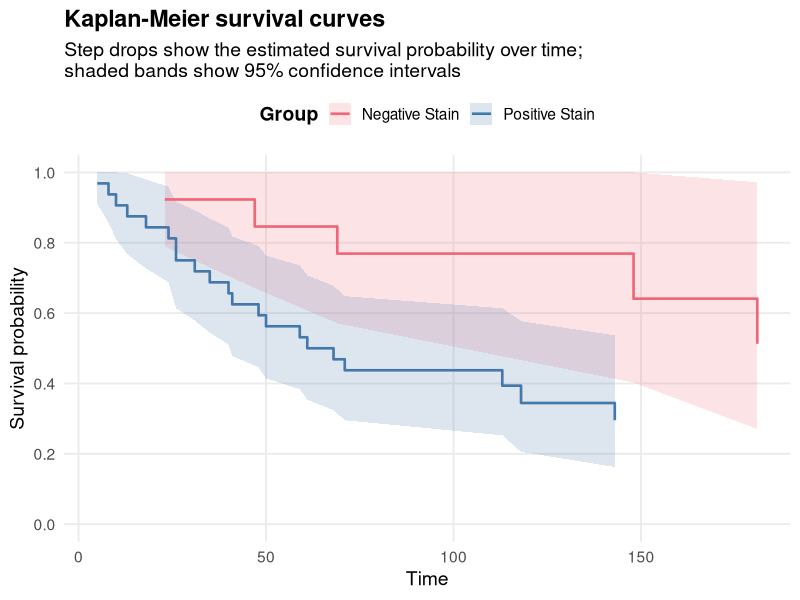
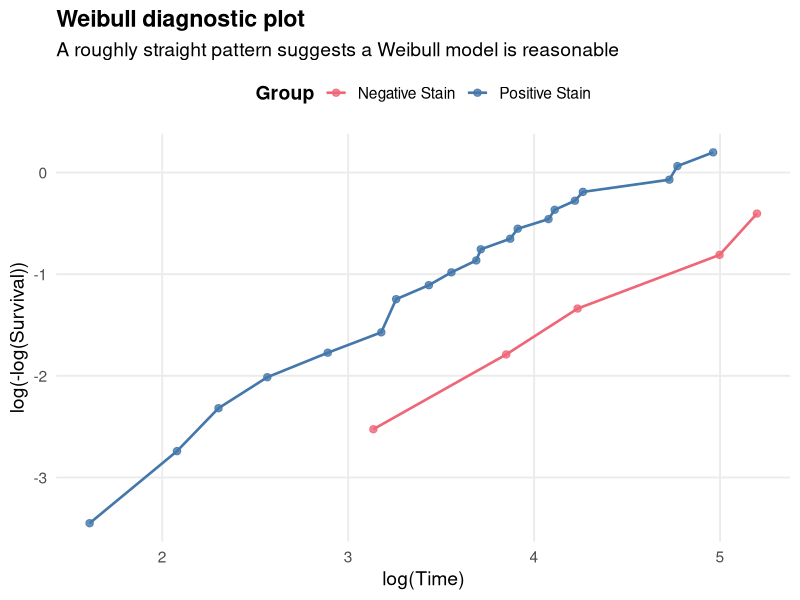
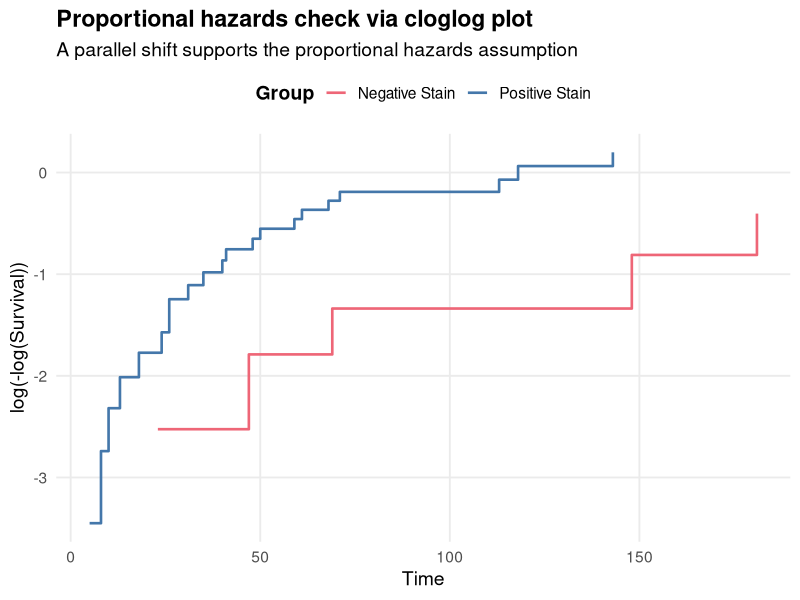

Reproduce these figures in R, in order.
## ---- chunk 1
#| label: 11-survival-chunk-1 
library(conflicted)
library(dplyr)
library(ggplot2)
library(readr)
library(scales)
library(survival)

bcancer <- read_csv("data/survival.csv")

print(bcancer, n = Inf)

## ---- chunk 2
#| label: 11-survival-chunk-2
cancer_km <- survfit(Surv(time, status) ~ group, data = bcancer)

cancer_km

summary(cancer_km)
## ---- chunk 3
km_summary_tbl <- summary(cancer_km, data.frame = TRUE) |> as_tibble()
str(km_summary_tbl)
## ---- chunk 4
#| label: 11-survival-chunk-3

km_plot_data <- km_summary_tbl |>
    mutate(
        group = factor(
            strata,
            levels = c("group=N", "group=P"),
            labels = c("Negative Stain", "Positive Stain")
        )
    ) |>
    select(group, time, surv, lower, upper) |>
    arrange(group, time)

km_plot_data
## ---- chunk 5
#| label: 11-survival-chunk-3b

stain_colours <- c(
    "Negative Stain" = "#EE6677",
    "Positive Stain" = "#4477AA"
)

survival_theme <- theme_minimal(base_size = 14) +
    theme(
        legend.position = "top",
        legend.title = element_text(face = "bold"),
        plot.title = element_text(face = "bold"),
        panel.grid.minor = element_blank()
    )
## ---- chunk 6
#| label: 11-survival-chunk-4
ggplot(km_plot_data, aes(x = time, y = surv, colour = group)) +
    geom_ribbon(aes(ymin = lower, ymax = upper, fill = group), alpha = 0.18, colour = NA) +
    geom_step(linewidth = 0.9) +
    scale_colour_manual(values = stain_colours, name = "Group") +
    scale_fill_manual(values = stain_colours, name = "Group") +
    scale_y_continuous(
        limits = c(0, 1),
        breaks = seq(0, 1, 0.2)
    ) +
    labs(
        title = "Kaplan-Meier survival curves",
        subtitle = "Step drops show the estimated survival probability over time;\nshaded bands show 95% confidence intervals",
        x = "Time",
        y = "Survival probability",
        colour = NULL
    ) +
    survival_theme
## ---- chunk 7
#| label: 11-survival-chunk-5
weibull_plot_data <- km_plot_data |>
    dplyr::filter(time > 0, surv > 0) |>
    mutate(
        log_time = log(time),
        log_log_surv = log(-log(surv))
    )

ggplot(weibull_plot_data, aes(x = log_time, y = log_log_surv, colour = group)) +
    geom_point(size = 2.2, alpha = 0.8) +
    geom_line(linewidth = 0.9) +
    scale_colour_manual(values = stain_colours, name = "Group") +
    labs(
        title = "Weibull diagnostic plot",
        subtitle = "A roughly straight pattern suggests a Weibull model is reasonable",
        x = "log(Time)",
        y = "log(-log(Survival))",
        colour = NULL
    ) +
    survival_theme
## ---- chunk 8
#| label: 11-survival-chunk-6
cloglog_plot_data <- km_plot_data |>
    dplyr::filter(time > 0, surv > 0) |>
    mutate(cloglog = log(-log(surv)))

ggplot(cloglog_plot_data, aes(x = time, y = cloglog, colour = group)) +
    geom_step(linewidth = 0.9) +
    scale_colour_manual(values = stain_colours, name = "Group") +
    labs(
        title = "Proportional hazards check via cloglog plot",
        subtitle = "A parallel shift supports the proportional hazards assumption",
        x = "Time",
        y = "log(-log(Survival))",
        colour = NULL
    ) +
    survival_theme
## ---- chunk 9
#| label: 11-survival-chunk-7
cancer_exp <- survreg(
    Surv(time, status) ~ group,
    data = bcancer,
    dist = "exponential"
)

summary(cancer_exp)
## ---- chunk 10
#| label: 11-survival-chunk-8

exp_coefs <- coef(cancer_exp)
exp_coefs
exp_cov <- vcov(cancer_exp)
exp_cov

beta <- exp_coefs[2]
var_beta <- exp_cov[2, 2]

wald_stat <- beta / sqrt(var_beta)
2 * pnorm(-abs(wald_stat)) |> round(3)
## ---- chunk 11
#| label: 11-survival-chunk-9

exp_loglik <- cancer_exp$loglik
lr_stat <- -2 * (exp_loglik[1] - exp_loglik[2])
pchisq(q = lr_stat, df = 1, lower.tail = FALSE) |> round(3)
## ---- chunk 12
#| label: 11-survival-chunk-10
lambda_n <- exp(-exp_coefs[1])
lambda_p <- exp(-sum(exp_coefs))

lambda_n
lambda_p
## ---- chunk 13
#| label: 11-survival-chunk-11
bcancer |>
    group_by(group) |>
    summarise(rate = sum(status) / sum(time), .groups = "drop")
## ---- chunk 14
#| label: 11-survival-chunk-12

var_lambda <- (exp(-beta))^2 * var_beta

CI <- exp(-beta) + qnorm(0.975) * sqrt(var_lambda) * c(-1, 1)
CI |> round(3)
## ---- chunk 15
#| label: 11-survival-chunk-13
# Build CI on log scale, then exponentiate
exp(-(beta - qnorm(0.975) * sqrt(var_beta) * c(-1, 1))) |>
    round(3)
## ---- chunk 16
#| label: 11-survival-chunk-14
cancer_wbl <- survreg(
    Surv(time, status) ~ group,
    data = bcancer,
    dist = "weibull"
)

summary(cancer_wbl)
wbl_coef <- coef(cancer_wbl)
wbl_scale <- cancer_wbl$scale
wbl_cov <- vcov(cancer_wbl)

wbl_coef
wbl_scale
wbl_cov
## ---- chunk 17
#| label: 11-survival-chunk-15
lambda_n <- exp(-wbl_coef[1])
lambda_p <- exp(-sum(wbl_coef))

alpha <- 1 / wbl_scale

s_n_100 <- exp(-(lambda_n * 100)^alpha)
s_p_100 <- exp(-(lambda_p * 100)^alpha)

lambda_n
lambda_p
alpha
s_n_100
s_p_100
## ---- chunk 18
#| label: 11-survival-chunk-16
hazard_ratio <- (lambda_p / lambda_n)^alpha
hazard_ratio
## ---- chunk 19
#| label: 11-survival-chunk-17
wald_z <- log(wbl_scale) / sqrt(wbl_cov[3, 3])

# p-value for H0: log(scale) = 0, i.e., scale = 1, i.e., alpha = 1
2 * pnorm(-abs(wald_z))
## ---- chunk 20
#| label: 11-survival-chunk-18

wbl_loglik <- logLik(cancer_wbl)
wbl_loglik
lr_stat <- 2 * (wbl_loglik - exp_loglik[2])

pchisq(
    lr_stat,
    df = 1,
    lower.tail = FALSE
)
## ---- chunk 21
sessionInfo()
## ---- chunk 22
#| label: package-citations
#| results: asis
#| code-fold: true

packages <- c("conflicted", "dplyr", "ggplot2", "readr", "scales", "survival")
for (pkg in packages) {
    cit <- citation(pkg)

    # Check if multiple citations
    if (length(cit) > 1) {
        cat("- **", pkg, "**:\n", sep = "")
        for (i in seq_along(cit)) {
            cit_text <- format(cit[i], style = "text")
            cat("    - ", cit_text, "\n\n", sep = "")
        }
    } else {
        cit_text <- format(cit, style = "text")
        cat("- **", pkg, "**: ", cit_text, "\n\n", sep = "")
    }
}
